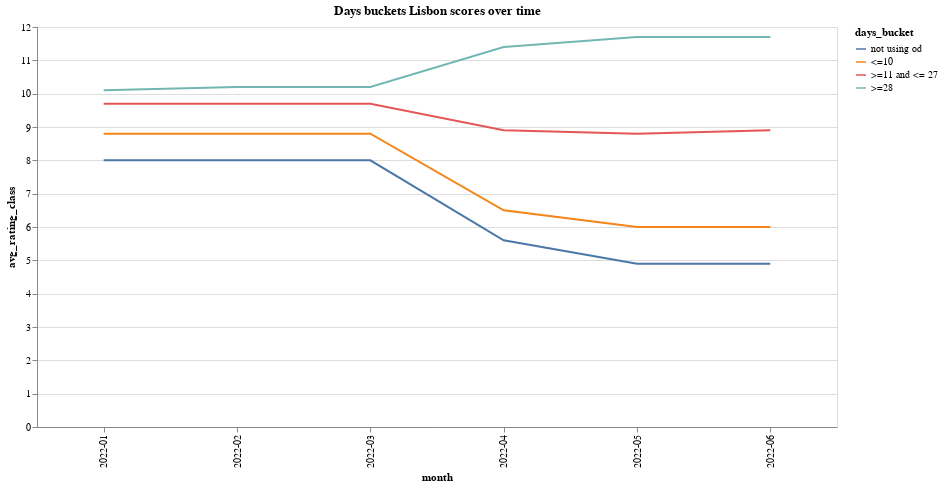

The cell this chart's notebook holds for it:
### Code cell
af.line_multi(
    days_score_df, "days_bucket", "month:O", "avg_rating_class", 800, 400, "x"
).properties(title="Days buckets Lisbon scores over time")

### Figure 1 — Vega-Lite specification as saved in the notebook (floating-point values rounded to 4 significant figures)
{"config": {"view": {"continuousWidth": 400, "continuousHeight": 300}}, "data": {"name": "data-01de2b68fce260f9cfeab325a10b84db"}, "mark": "line", "encoding": {"color": {"field": "days_bucket", "type": "nominal"}, "tooltip": {"field": "avg_rating_class", "type": "quantitative"}, "x": {"field": "month", "type": "ordinal"}, "y": {"field": "avg_rating_class", "sort": "x", "type": "quantitative"}}, "height": 400, "title": "Days buckets Lisbon scores over time", "width": 800, "$schema": "https://vega.github.io/schema/vega-lite/v4.17.0.json", "datasets": {"data-01de2b68fce260f9cfeab325a10b84db": [{"month": "2022-01", "days_bucket": " not using od", "avg_rating_class": 8.0}, {"month": "2022-01", "days_bucket": "<=10", "avg_rating_class": 8.8}, {"month": "2022-01", "days_bucket": ">=11 and <= 27", "avg_rating_class": 9.7}, {"month": "2022-01", "days_bucket": ">=28", "avg_rating_class": 10.1}, {"month": "2022-02", "days_bucket": " not using od", "avg_rating_class": 8.0}, {"month": "2022-02", "days_bucket": "<=10", "avg_rating_class": 8.8}, {"month": "2022-02", "days_bucket": ">=11 and <= 27", "avg_rating_class": 9.7}, {"month": "2022-02", "days_bucket": ">=28", "avg_rating_class": 10.2}, {"month": "2022-03", "days_bucket": " not using od", "avg_rating_class": 8.0}, {"month": "2022-03", "days_bucket": "<=10", "avg_rating_class": 8.8}, {"month": "2022-03", "days_bucket": ">=11 and <= 27", "avg_rating_class": 9.7}, {"month": "2022-03", "days_bucket": ">=28", "avg_rating_class": 10.2}, {"month": "2022-04", "days_bucket": " not using od", "avg_rating_class": 5.6}, {"month": "2022-04", "days_bucket": "<=10", "avg_rating_class": 6.5}, {"month": "2022-04", "days_bucket": ">=11 and <= 27", "avg_rating_class": 8.9}, {"month": "2022-04", "days_bucket": ">=28", "avg_rating_class": 11.4}, {"month": "2022-05", "days_bucket": " not using od", "avg_rating_class": 4.9}, {"month": "2022-05", "days_bucket": "<=10", "avg_rating_class": 6.0}, {"month": "2022-05", "days_bucket": ">=11 and <= 27", "avg_rating_class": 8.8}, {"month": "2022-05", "days_bucket": ">=28", "avg_rating_class": 11.7}, {"month": "2022-06", "days_bucket": " not using od", "avg_rating_class": 4.9}, {"month": "2022-06", "days_bucket": "<=10", "avg_rating_class": 6.0}, {"month": "2022-06", "days_bucket": ">=11 and <= 27", "avg_rating_class": 8.9}, {"month": "2022-06", "days_bucket": ">=28", "avg_rating_class": 11.7}]}}
